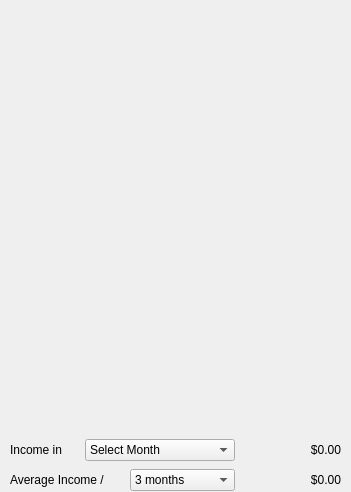
             <widget class="QWidget" name="tab_income">
              <attribute name="title">
               <string>Income</string>
              </attribute>
              <layout class="QVBoxLayout" name="verticalLayout_15" stretch="0">
               <property name="leftMargin">
                <number>5</number>
               </property>
               <property name="topMargin">
                <number>5</number>
               </property>
               <property name="rightMargin">
                <number>5</number>
               </property>
               <property name="bottomMargin">
                <number>0</number>
               </property>
               <item>
                <widget class="QFrame" name="frame_incomeHolder">
                 <property name="frameShape">
                  <enum>QFrame::NoFrame</enum>
                 </property>
                 <property name="frameShadow">
                  <enum>QFrame::Raised</enum>
                 </property>
                 <layout class="QVBoxLayout" name="verticalLayout_16">
                  <property name="leftMargin">
                   <number>5</number>
                  </property>
                  <property name="topMargin">
                   <number>5</number>
                  </property>
                  <property name="rightMargin">
                   <number>5</number>
                  </property>
                  <property name="bottomMargin">
                   <number>0</number>
                  </property>
                  <item>
                   <widget class="MplWidget" name="widget_incomePlot" native="true">
                    <property name="minimumSize">
                     <size>
                      <width>0</width>
                      <height>422</height>
                     </size>
                    </property>
                   </widget>
                  </item>
                  <item>
                   <widget class="QFrame" name="frame_incomeTextHolder">
                    <property name="maximumSize">
                     <size>
                      <width>848</width>
                      <height>84</height>
                     </size>
                    </property>
                    <property name="styleSheet">
                     <string notr="true">QLabel {
	font: 25 14pt &quot;Open Sans&quot;;
}
</string>
                    </property>
                    <property name="frameShape">
                     <enum>QFrame::NoFrame</enum>
                    </property>
                    <property name="frameShadow">
                     <enum>QFrame::Raised</enum>
                    </property>
                    <layout class="QGridLayout" name="gridLayout_11">
                     <property name="leftMargin">
                      <number>0</number>
                     </property>
                     <property name="topMargin">
                      <number>0</number>
                     </property>
                     <property name="rightMargin">
                      <number>0</number>
                     </property>
                     <property name="bottomMargin">
                      <number>0</number>
                     </property>
                     <item row="0" column="0">
                      <widget class="QLabel" name="label_analysisPage_5">
                       <property name="minimumSize">
                        <size>
                         <width>69</width>
                         <height>24</height>
                        </size>
                       </property>
                       <property name="maximumSize">
                        <size>
                         <width>16777215</width>
                         <height>16777215</height>
                        </size>
                       </property>
                       <property name="text">
                        <string>Income in</string>
                       </property>
                      </widget>
                     </item>
                     <item row="0" column="6">
                      <widget class="QLabel" name="label_analysisPg_incomePerMonth">
                       <property name="minimumSize">
                        <size>
                         <width>60</width>
                         <height>24</height>
                        </size>
                       </property>
                       <property name="text">
                        <string> $0.00</string>
                       </property>
                       <property name="alignment">
                        <set>Qt::AlignRight|Qt::AlignTrailing|Qt::AlignVCenter</set>
                       </property>
                      </widget>
                     </item>
                     <item row="0" column="5">
                      <spacer name="horizontalSpacer_2">
                       <property name="orientation">
                        <enum>Qt::Horizontal</enum>
                       </property>
                       <property name="sizeHint" stdset="0">
                        <size>
                         <width>40</width>
                         <height>20</height>
                        </size>
                       </property>
                      </spacer>
                     </item>
                     <item row="0" column="1">
                      <widget class="QComboBox" name="comboBox_analysis_incomePerMonth">
                       <property name="minimumSize">
                        <size>
                         <width>150</width>
                         <height>21</height>
                        </size>
                       </property>
                       <item>
                        <property name="text">
                         <string>Select Month</string>
                        </property>
                       </item>
                       <item>
                        <property name="text">
                         <string>January</string>
                        </property>
                       </item>
                       <item>
                        <property name="text">
                         <string>February</string>
                        </property>
                       </item>
                       <item>
                        <property name="text">
                         <string>March</string>
                        </property>
                       </item>
                       <item>
                        <property name="text">
                         <string>April</string>
                        </property>
                       </item>
                       <item>
                        <property name="text">
                         <string>May</string>
                        </property>
                       </item>
                       <item>
                        <property name="text">
                         <string>June</string>
                        </property>
                       </item>
                       <item>
                        <property name="text">
                         <string>July</string>
                        </property>
                       </item>
                       <item>
                        <property name="text">
                         <string>August</string>
                        </property>
                       </item>
                       <item>
                        <property name="text">
                         <string>September</string>
                        </property>
                       </item>
                       <item>
                        <property name="text">
                         <string>October</string>
                        </property>
                       </item>
                       <item>
                        <property name="text">
                         <string>November</string>
                        </property>
                       </item>
                       <item>
                        <property name="text">
                         <string>December</string>
                        </property>
                       </item>
                      </widget>
                     </item>
                     <item row="1" column="6">
                      <widget class="QLabel" name="label_analysisPg_avgIncomePerMonth">
                       <property name="minimumSize">
                        <size>
                         <width>60</width>
                         <height>24</height>
                        </size>
                       </property>
                       <property name="text">
                        <string>$0.00</string>
                       </property>
                       <property name="alignment">
                        <set>Qt::AlignRight|Qt::AlignTrailing|Qt::AlignVCenter</set>
                       </property>
                      </widget>
                     </item>
                     <item row="1" column="0" colspan="2">
                      <widget class="QWidget" name="frame_avgIncomeContainer" native="true">
                       <layout class="QHBoxLayout" name="horizontalLayout_4">
                        <property name="spacing">
                         <number>0</number>
                        </property>
                        <property name="leftMargin">
                         <number>0</number>
                        </property>
                        <property name="topMargin">
                         <number>0</number>
                        </property>
                        <property name="rightMargin">
                         <number>0</number>
                        </property>
                        <property name="bottomMargin">
                         <number>0</number>
                        </property>
                        <item>
                         <widget class="QLabel" name="label_analysisPage_6">
                          <property name="minimumSize">
                           <size>
                            <width>120</width>
                            <height>24</height>
                           </size>
                          </property>
                          <property name="maximumSize">
                           <size>
                            <width>16777215</width>
                            <height>16777215</height>
                           </size>
                          </property>
                          <property name="text">
                           <string>Average Income / </string>
                          </property>
                         </widget>
                        </item>
                        <item>
                         <widget class="QComboBox" name="comboBox_analysis_incomeRange">
                          <property name="sizeAdjustPolicy">
                           <enum>QComboBox::AdjustToMinimumContentsLength</enum>
                          </property>
                          <item>
                           <property name="text">
                            <string>3 months</string>
                           </property>
                          </item>
                          <item>
                           <property name="text">
                            <string>6 months</string>
                           </property>
                          </item>
                          <item>
                           <property name="text">
                            <string>1 year</string>
                           </property>
                          </item>
                         </widget>
                        </item>
                       </layout>
                      </widget>
                     </item>
                    </layout>
                   </widget>
                  </item>
                 </layout>
                </widget>
               </item>
              </layout>
             </widget>
